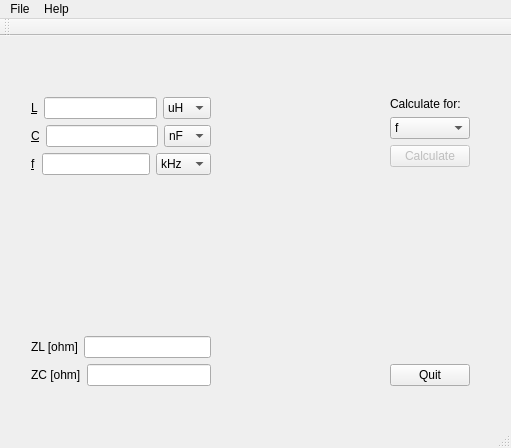
<?xml version="1.0" encoding="UTF-8"?>
<ui version="4.0">
 <class>MainWindow</class>
 <widget class="QMainWindow" name="MainWindow">
  <property name="geometry">
   <rect>
    <x>0</x>
    <y>0</y>
    <width>511</width>
    <height>448</height>
   </rect>
  </property>
  <property name="windowTitle">
   <string>Electronic Calculator</string>
  </property>
  <widget class="QWidget" name="centralWidget">
   <widget class="QWidget" name="layoutWidget">
    <property name="geometry">
     <rect>
      <x>20</x>
      <y>50</y>
      <width>461</width>
      <height>311</height>
     </rect>
    </property>
    <layout class="QHBoxLayout" name="horizontalLayout_7">
     <item>
      <layout class="QVBoxLayout" name="verticalLayout_3">
       <item>
        <layout class="QVBoxLayout" name="verticalLayout">
         <item>
          <layout class="QHBoxLayout" name="horizontalLayout_2">
           <item>
            <widget class="QLabel" name="indLabel">
             <property name="text">
              <string>&amp;L</string>
             </property>
             <property name="buddy">
              <cstring>indValue</cstring>
             </property>
            </widget>
           </item>
           <item>
            <widget class="QLineEdit" name="indValue"/>
           </item>
           <item>
            <widget class="QComboBox" name="indUnit">
             <item>
              <property name="text">
               <string>uH</string>
              </property>
             </item>
             <item>
              <property name="text">
               <string>nH</string>
              </property>
             </item>
             <item>
              <property name="text">
               <string>mH</string>
              </property>
             </item>
            </widget>
           </item>
          </layout>
         </item>
         <item>
          <layout class="QHBoxLayout" name="horizontalLayout_3">
           <item>
            <widget class="QLabel" name="capLabel">
             <property name="text">
              <string>&amp;C</string>
             </property>
             <property name="buddy">
              <cstring>capValue</cstring>
             </property>
            </widget>
           </item>
           <item>
            <widget class="QLineEdit" name="capValue"/>
           </item>
           <item>
            <widget class="QComboBox" name="capUnit">
             <item>
              <property name="text">
               <string>nF</string>
              </property>
             </item>
             <item>
              <property name="text">
               <string>pF</string>
              </property>
             </item>
             <item>
              <property name="text">
               <string>uF</string>
              </property>
             </item>
             <item>
              <property name="text">
               <string>mF</string>
              </property>
             </item>
            </widget>
           </item>
          </layout>
         </item>
         <item>
          <layout class="QHBoxLayout" name="horizontalLayout_4">
           <item>
            <widget class="QLabel" name="freqLabel">
             <property name="text">
              <string>&amp;f</string>
             </property>
             <property name="buddy">
              <cstring>freqValue</cstring>
             </property>
            </widget>
           </item>
           <item>
            <widget class="QLineEdit" name="freqValue"/>
           </item>
           <item>
            <widget class="QComboBox" name="freqUnit">
             <item>
              <property name="text">
               <string>kHz</string>
              </property>
             </item>
             <item>
              <property name="text">
               <string>MHz</string>
              </property>
             </item>
             <item>
              <property name="text">
               <string>Hz</string>
              </property>
             </item>
            </widget>
           </item>
          </layout>
         </item>
        </layout>
       </item>
       <item>
        <spacer name="verticalSpacer">
         <property name="orientation">
          <enum>Qt::Vertical</enum>
         </property>
         <property name="sizeHint" stdset="0">
          <size>
           <width>20</width>
           <height>40</height>
          </size>
         </property>
        </spacer>
       </item>
       <item>
        <layout class="QVBoxLayout" name="verticalLayout_2">
         <item>
          <layout class="QHBoxLayout" name="horizontalLayout_5">
           <item>
            <widget class="QLabel" name="indImpLabel">
             <property name="text">
              <string>ZL [ohm]</string>
             </property>
             <property name="buddy">
              <cstring>indImpValue</cstring>
             </property>
            </widget>
           </item>
           <item>
            <widget class="QLineEdit" name="indImpValue"/>
           </item>
          </layout>
         </item>
         <item>
          <layout class="QHBoxLayout" name="horizontalLayout_6">
           <item>
            <widget class="QLabel" name="capImpLabel">
             <property name="text">
              <string>ZC [ohm]</string>
             </property>
             <property name="buddy">
              <cstring>capImpValue</cstring>
             </property>
            </widget>
           </item>
           <item>
            <widget class="QLineEdit" name="capImpValue"/>
           </item>
          </layout>
         </item>
        </layout>
       </item>
      </layout>
     </item>
     <item>
      <spacer name="horizontalSpacer">
       <property name="orientation">
        <enum>Qt::Horizontal</enum>
       </property>
       <property name="sizeHint" stdset="0">
        <size>
         <width>40</width>
         <height>20</height>
        </size>
       </property>
      </spacer>
     </item>
     <item>
      <layout class="QVBoxLayout" name="verticalLayout_5">
       <item>
        <widget class="QLabel" name="opLabel">
         <property name="text">
          <string>Calculate for:</string>
         </property>
        </widget>
       </item>
       <item>
        <widget class="QComboBox" name="opCombo">
         <item>
          <property name="text">
           <string>f</string>
          </property>
         </item>
         <item>
          <property name="text">
           <string>C</string>
          </property>
         </item>
         <item>
          <property name="text">
           <string>L</string>
          </property>
         </item>
        </widget>
       </item>
       <item>
        <layout class="QVBoxLayout" name="verticalLayout_4">
         <item>
          <widget class="QPushButton" name="calcButton">
           <property name="enabled">
            <bool>false</bool>
           </property>
           <property name="text">
            <string>Calculate</string>
           </property>
          </widget>
         </item>
         <item>
          <spacer name="verticalSpacer_2">
           <property name="orientation">
            <enum>Qt::Vertical</enum>
           </property>
           <property name="sizeHint" stdset="0">
            <size>
             <width>20</width>
             <height>40</height>
            </size>
           </property>
          </spacer>
         </item>
         <item>
          <widget class="QPushButton" name="quitButton">
           <property name="text">
            <string>Quit</string>
           </property>
          </widget>
         </item>
        </layout>
       </item>
      </layout>
     </item>
    </layout>
   </widget>
  </widget>
  <widget class="QMenuBar" name="menuBar">
   <property name="geometry">
    <rect>
     <x>0</x>
     <y>0</y>
     <width>511</width>
     <height>28</height>
    </rect>
   </property>
   <widget class="QMenu" name="menuElectronic_Calculator">
    <property name="title">
     <string>File</string>
    </property>
    <addaction name="actionExit"/>
   </widget>
   <widget class="QMenu" name="menuHelp">
    <property name="title">
     <string>Help</string>
    </property>
    <addaction name="actionAbout"/>
   </widget>
   <addaction name="menuElectronic_Calculator"/>
   <addaction name="menuHelp"/>
  </widget>
  <widget class="QToolBar" name="mainToolBar">
   <attribute name="toolBarArea">
    <enum>TopToolBarArea</enum>
   </attribute>
   <attribute name="toolBarBreak">
    <bool>false</bool>
   </attribute>
  </widget>
  <widget class="QStatusBar" name="statusBar"/>
  <action name="actionExit">
   <property name="text">
    <string>Exit</string>
   </property>
  </action>
  <action name="actionAbout">
   <property name="text">
    <string>About</string>
   </property>
  </action>
 </widget>
 <layoutdefault spacing="6" margin="11"/>
 <tabstops>
  <tabstop>indValue</tabstop>
  <tabstop>indUnit</tabstop>
  <tabstop>capValue</tabstop>
  <tabstop>capUnit</tabstop>
  <tabstop>freqValue</tabstop>
  <tabstop>freqUnit</tabstop>
  <tabstop>opCombo</tabstop>
  <tabstop>calcButton</tabstop>
  <tabstop>indImpValue</tabstop>
  <tabstop>capImpValue</tabstop>
  <tabstop>quitButton</tabstop>
 </tabstops>
 <resources/>
 <connections>
  <connection>
   <sender>quitButton</sender>
   <signal>clicked()</signal>
   <receiver>MainWindow</receiver>
   <slot>close()</slot>
   <hints>
    <hint type="sourcelabel">
     <x>399</x>
     <y>394</y>
    </hint>
    <hint type="destinationlabel">
     <x>316</x>
     <y>392</y>
    </hint>
   </hints>
  </connection>
 </connections>
</ui>
